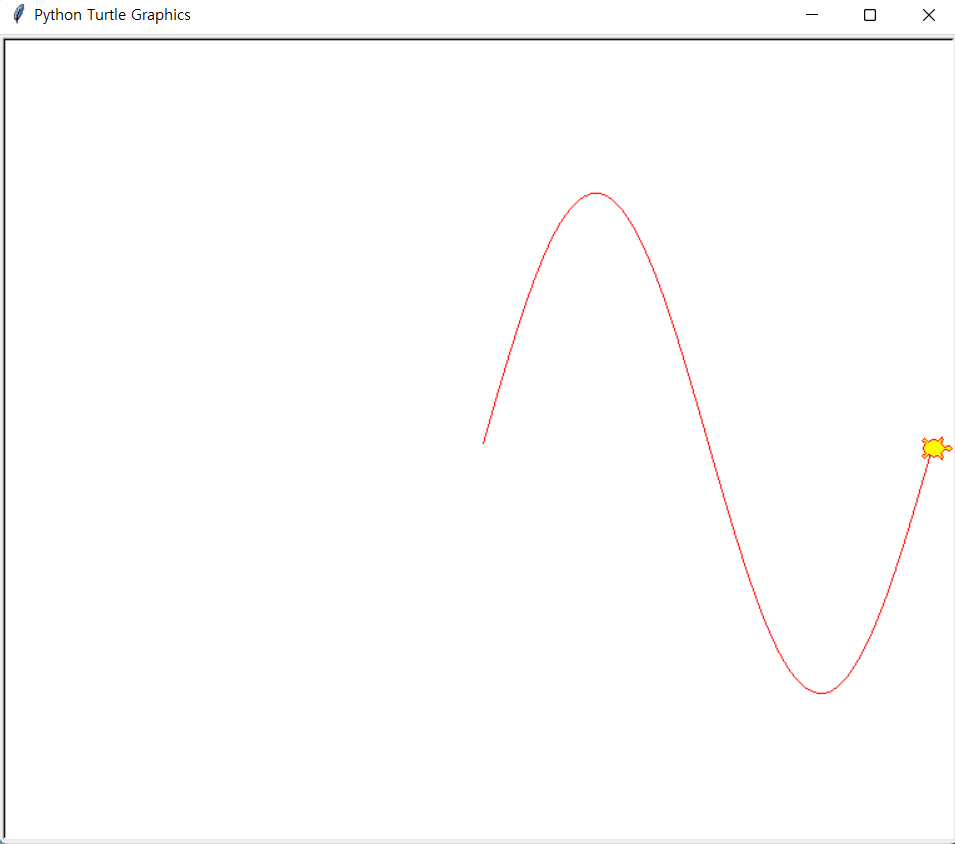

The script that drew this image:

import turtle
import math
t= turtle.Turtle()
t.shape("turtle")
t.color('red', 'yellow')
for x in range(0, 360):
 t.goto(x,200*math.sin(x*3.14/180))
